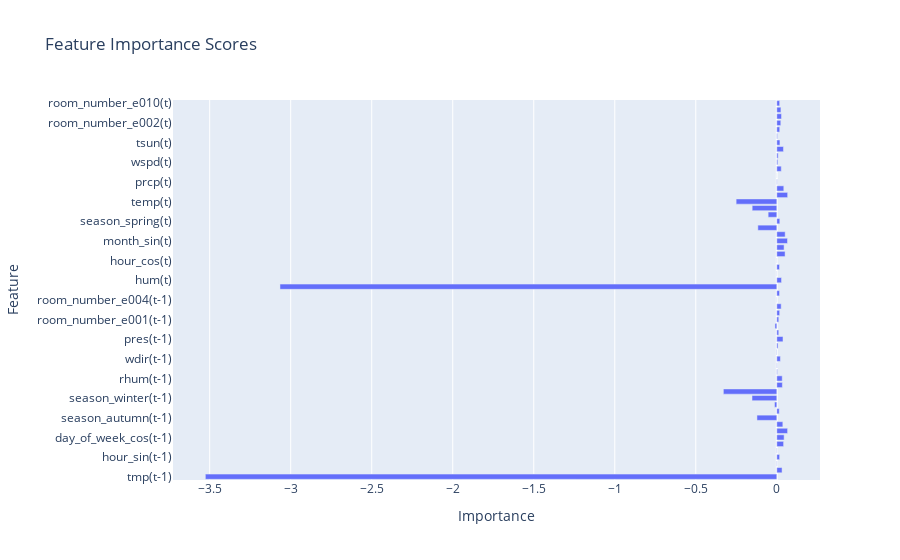

Here is the notebook cell this chart was saved with:
### Code cell
features = [f'Feature {i+1}' for i in range(len(importances))]
df_importance = pd.DataFrame({
    'Feature': features,
    'Importance': importances
})

# Create a horizontal bar plot using Plotly Express
fig = px.bar(df_feature_importance, x='Importance', y='Feature', orientation='h', title='Feature Importance Scores')

# Show the plot
fig.show()

### Figure 1 — Plotly figure (JSON) as saved in the notebook; plotly's stock layout.template omitted (floating-point values rounded to 4 significant figures)
{"data": [{"alignmentgroup": "True", "hovertemplate": "Importance=%{x}<br>Feature=%{y}<extra></extra>", "legendgroup": "", "marker": {"color": "#636efa", "pattern": {"shape": ""}}, "name": "", "offsetgroup": "", "orientation": "h", "showlegend": false, "textposition": "auto", "type": "bar", "x": [-3.527, 0.03242, 0.001608, 0.01736, 0.001505, 0.04194, 0.0451, 0.06651, 0.03723, -0.1226, 0.01491, -0.01422, -0.153, -0.3298, 0.03425, 0.03339, 0.003944, 0.002037, 0.02207, -0.001839, 0.007621, 0.03814, 0.01192, -0.01141, 0.01209, 0.01762, 0.02692, -0.0005061, 0.01687, -3.066, 0.02911, -0.0005633, 0.01659, 0.0004199, 0.05108, 0.04491, 0.06594, 0.05151, -0.1169, 0.01844, -0.05346, -0.1521, -0.251, 0.06691, 0.04307, 0.002322, 2.092e-05, 0.02747, 0.006456, 0.008431, 0.04103, 0.0193, 0.004308, 0.01802, 0.02457, 0.0291, 0.02538, 0.01762], "xaxis": "x", "y": ["tmp(t-1)", "hum(t-1)", "tmp_diff(t-1)", "hour_sin(t-1)", "hour_cos(t-1)", "day_of_week_sin(t-1)", "day_of_week_cos(t-1)", "month_sin(t-1)", "month_cos(t-1)", "season_autumn(t-1)", "season_spring(t-1)", "season_summer(t-1)", "season_winter(t-1)", "temp(t-1)", "dwpt(t-1)", "rhum(t-1)", "prcp(t-1)", "snow(t-1)", "wdir(t-1)", "wspd(t-1)", "wpgt(t-1)", "pres(t-1)", "tsun(t-1)", "coco(t-1)", "room_number_e001(t-1)", "room_number_e002(t-1)", "room_number_e003(t-1)", "room_number_e004(t-1)", "room_number_e010(t-1)", "tmp(t)", "hum(t)", "tmp_diff(t)", "hour_sin(t)", "hour_cos(t)", "day_of_week_sin(t)", "day_of_week_cos(t)", "month_sin(t)", "month_cos(t)", "season_autumn(t)", "season_spring(t)", "season_summer(t)", "season_winter(t)", "temp(t)", "dwpt(t)", "rhum(t)", "prcp(t)", "snow(t)", "wdir(t)", "wspd(t)", "wpgt(t)", "pres(t)", "tsun(t)", "coco(t)", "room_number_e001(t)", "room_number_e002(t)", "room_number_e003(t)", "room_number_e004(t)", "room_number_e010(t)"], "yaxis": "y"}], "layout": {"barmode": "relative", "legend": {"tracegroupgap": 0}, "title": {"text": "Feature Importance Scores"}, "xaxis": {"anchor": "y", "domain": [0, 1], "title": {"text": "Importance"}}, "yaxis": {"anchor": "x", "domain": [0, 1], "title": {"text": "Feature"}}}}
